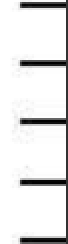
#> input picture app/AlternativeNoteDetection/resources/template/staff10.png, 34 x 122 px, found by its file name (shown 2 times larger); the run also reads 2 pictures not shown here
$ python note_detection.py resources/template/staff10.png
#> lines starting #> are read from the running program, lines starting #| are printed output that depends on the picture
import subprocess
import cv2
import time
import numpy as np
from random import randint
import os
import sys

from .best_fit import fit
from .rectangle import Rectangle
from .note import Note

staff_files = [
    "/AlternativeNoteDetection/resources/template/staff10.png",
    "/AlternativeNoteDetection/resources/template/staff.png",
    ]
quarter_files = [
    "/AlternativeNoteDetection/resources/template/quarter.png",
    "/AlternativeNoteDetection/resources/template/solid-note.png"]
sharp_files = [
    "/AlternativeNoteDetection/resources/template/sharp.png",
    "/AlternativeNoteDetection/resources/template/f-sharp.png",
    ]
flat_files = [
    "/AlternativeNoteDetection/resources/template/flat-line.png",
    "/AlternativeNoteDetection/resources/template/flat-space.png" ]
half_files = [
    "/AlternativeNoteDetection/resources/template/half-space.png",
    "/AlternativeNoteDetection/resources/template/half-note-line.png",
    "/AlternativeNoteDetection/resources/template/half-line.png",
    "/AlternativeNoteDetection/resources/template/half-note-space.png",
    "/AlternativeNoteDetection/resources/template/half-line2.png"]
whole_files = [
    "/AlternativeNoteDetection/resources/template/whole-space.png",
    "/AlternativeNoteDetection/resources/template/whole-note-line.png",
    "/AlternativeNoteDetection/resources/template/whole-line.png",
    "/AlternativeNoteDetection/resources/template/whole-note-space.png"]

staff_imgs = [cv2.imread(os.getcwd() + staff_file, 0) for staff_file in staff_files]
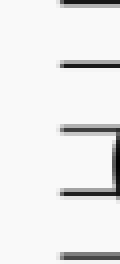
#> input picture app/AlternativeNoteDetection/resources/template/staff.png, 30 x 66 px, found by its file name (shown 4 times larger)
#> staff_imgs = 2 items
quarter_imgs = [cv2.imread(os.getcwd() + quarter_file, 0) for quarter_file in quarter_files]
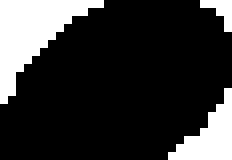
#> input picture app/AlternativeNoteDetection/resources/template/quarter.png, 29 x 20 px, found by its file name (shown 8 times larger)
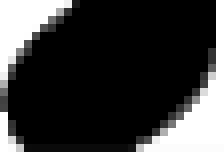
#> input picture AlternativeNoteDetection/resources/template/solid-note.png, 28 x 20 px, found by its file name (shown 8 times larger)
#> quarter_imgs = 2 items
sharp_imgs = [cv2.imread(os.getcwd() + sharp_files, 0) for sharp_files in sharp_files]
#> sharp_imgs = 2 items
flat_imgs = [cv2.imread(os.getcwd() + flat_file, 0) for flat_file in flat_files]
#> flat_imgs = 2 items
half_imgs = [cv2.imread(os.getcwd() + half_file, 0) for half_file in half_files]
#> half_imgs = 5 items
whole_imgs = [cv2.imread(os.getcwd() + whole_file, 0) for whole_file in whole_files]
#> whole_imgs = 4 items

staff_lower, staff_upper, staff_thresh = 50, 250, 0.75
sharp_lower, sharp_upper, sharp_thresh = 50, 150, 0.70
flat_lower, flat_upper, flat_thresh = 50, 150, 0.77
# quarter_lower, quarter_upper, quarter_thresh = 50, 150, 0.70
quarter_lower, quarter_upper, quarter_thresh = 50, 250, 0.70
half_lower, half_upper, half_thresh = 50, 150, 0.70
whole_lower, whole_upper, whole_thresh = 50, 150, 0.70

# [220 lines left out: functions is_not_empty, locate_images, merge_recs, open_file, note_detection, not called in this run]
